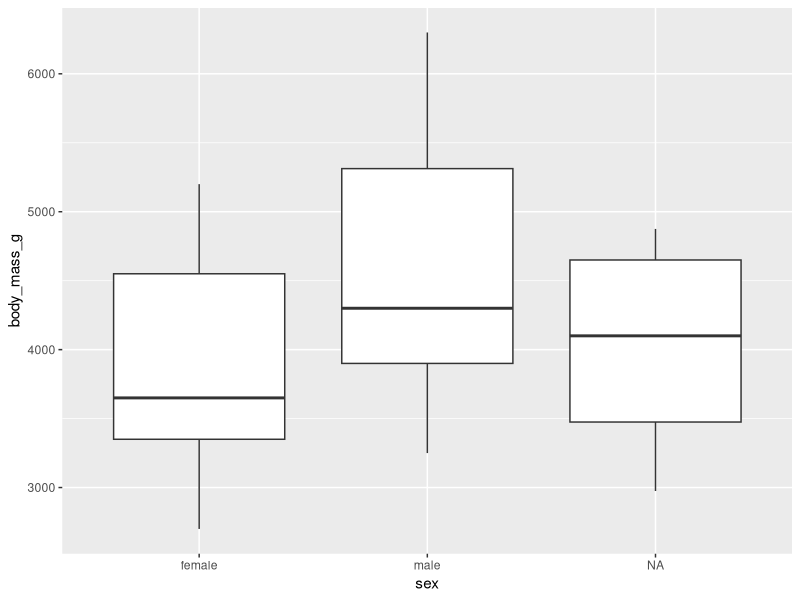
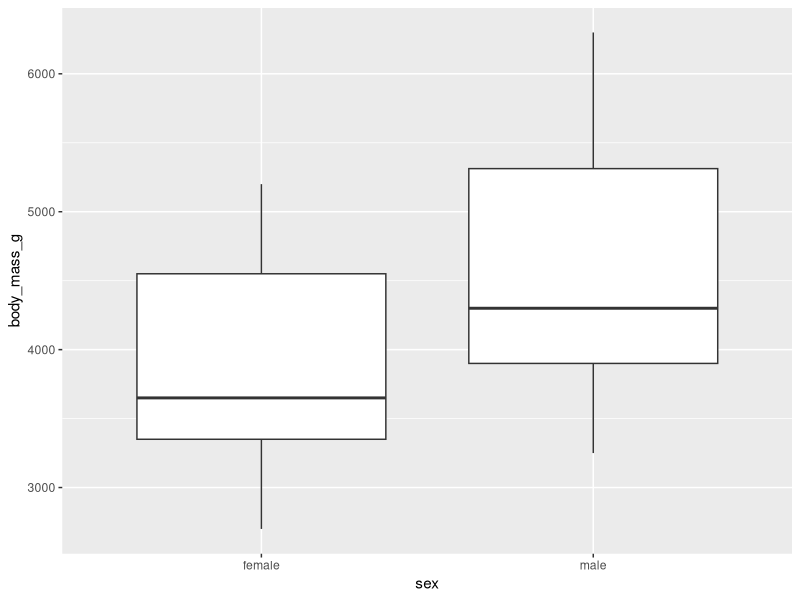
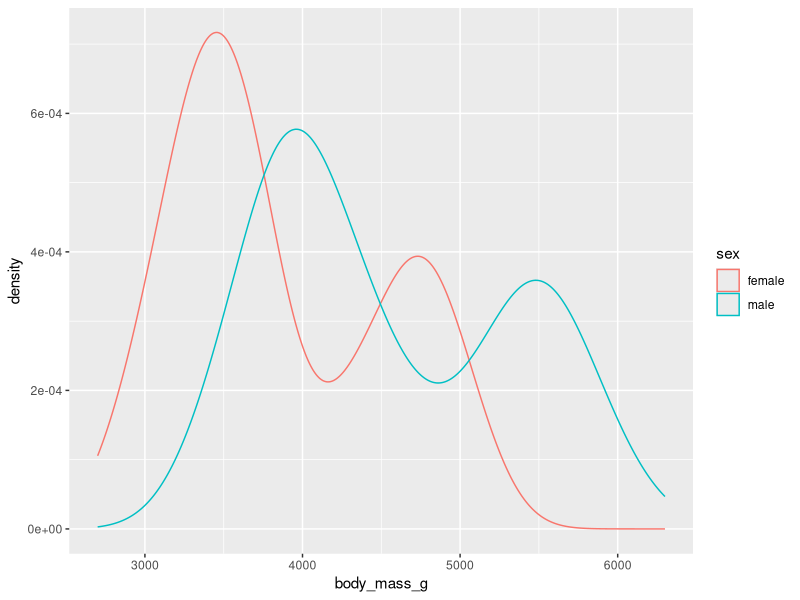
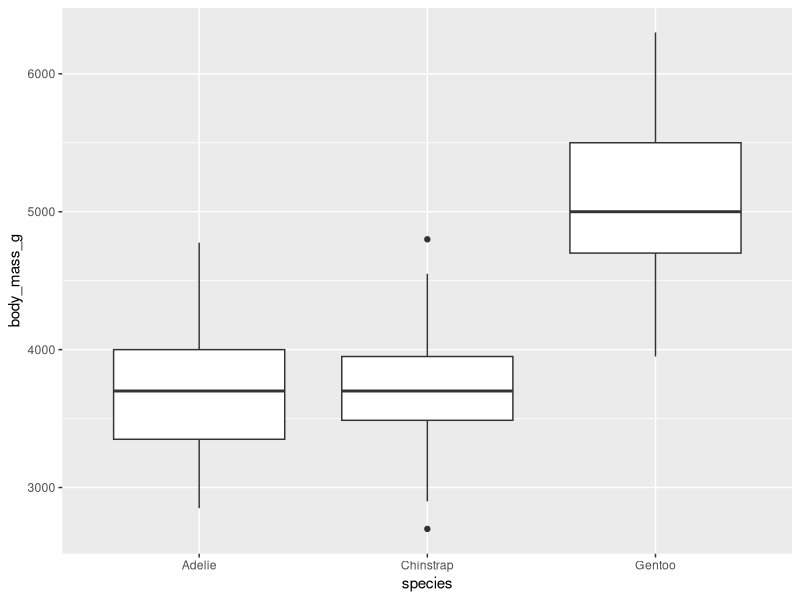
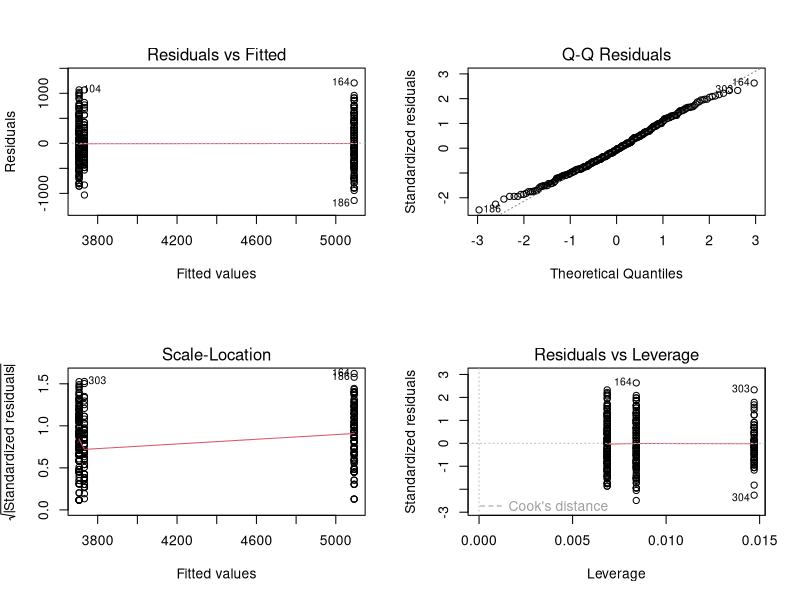

Write the R code that produced these figures, in order. (Note: this script raises an error after producing the figures.)
# Title: Intro do Stats in R (I)
# Date: 2026-11-19

install.packages("skimr")
# Libraries and data ------------------------------------------------------

library(tidyverse)
library(car) # car package holds the Anova function, used for Type II and III anovas
library(rstatix) # for shapiro test and tukey_hsd
library(skimr) #for quick descriptive metrics of a data set
library(palmerpenguins)

df<-penguins


# T-test ------------------------------------------------------------------

# lets compare how male and female penguins compare in body mass. Since we only have two factors for our independent variable and a continuous dependent variable, we can use a t-test.

#Let's take a look at our data

df |> 
  ggplot(aes(x=sex, y=body_mass_g))+
  geom_boxplot()

#It looks like we have some unassigned individuals, so let's remove them for this analysis.

df |> 
  filter(sex != '') |> 
  ggplot(aes(x=sex, y=body_mass_g))+
  geom_boxplot()

# It looks like there is a lot of overlap, but the median values are different. Let's proceed by checking if our data is normally distributed

df |> 
  filter(sex != '') |> 
  ggplot(aes(x=body_mass_g, color=sex))+
  geom_density()

df |> 
  filter(sex != '') |> 
  group_by(sex) |> 
  summarise(shapiro_test(body_mass_g))

#Because we have a bimodal distribution going on, so let's see if we have a large enough sample size to justify a t-test. For skewed data we can try applying a transformation (log10 (), sqrt(), etc.), but this usually does not work for biomdal data. However, the central limit theorem can still apply when the same size is large (n = 30-40).

df |> 
  group_by(sex) |> 
  summarise(n())

#It looks like we do, so we can proceed to looking at variance. Note that we should also compare our t-test results with a non-parametric test as well.
  
# Another test for unequal variance: Levene test, which is robust to departures from normality (F-test good for normal data and only two factors, Bartlett test for two or more factors but still normal data). We can test our model residuals by inputting the formula into the Levene test

df |> 
  levene_test((body_mass_g)~sex)

# Our data is not equal in variance (ugh!). But we are in luck, because we can use the Welch's t-test which is robust to unequal variance. This is also the default t-test for the t.test() function

t.test(data=df, body_mass_g~sex)

#Our p-value is highly significant! We can also see our means for each group do separate nicely. But recall we have a bimodal distribution so we need to dig further into the data and see what underlying factors could be at work


# Anova -------------------------------------------------------------------

#Let's look at our body mass again, but this time let's compare species
#first step is to visualize the data

df |>  
  ggplot(aes(x=species, y=body_mass_g))+
  geom_boxplot()

# Here we can see that body mass is different between species. To test how body mass responds across the three different species, we can use an anova.

#Again, let's look at the number of observations within each variable to ensure our design is balanced. An alternative way to do this is using the package skimr, which includes some additional descriptive data

skim(df)

#Otion I: using the lm() function

model<- lm(data = na.omit(df), body_mass_g~species)

#now pass the model into the anova() function to generate an anova table

anova(model)

#Option II: use the aov() function, which generates a Type I anova

model<- aov(data = na.omit(df), body_mass_g~species)

# now pass the model into the summary() function to generate an anova table
summary(model)

# note that the anova table does not tell use which species are significantly different from each other, only that species are significantly different.

# We can use a post-hoc test to compare each species interaction and see which ones are significantly different from another.

test<-data.frame(tukey_hsd(model))

#Checking model residuals to ensure no deviance from normality

shapiro.test(residuals(model))

par(mfrow = c(2, 2))
plot(model)
par(mfrow = c(1, 1))

#car::qqPlot includes confidence interval for assess outliers, which is an nice additional feature to the above qqplot.

qqPlot(model)

#Lets check if the variance in male and female body masses are equal or not.

df |> 
  levene_test(body_mass_g~species)

# Here we do  have a significant p-value, so this suggests our residual variance is outside acceptable margins. Since we have some outliers and differences in sample sizes, we should address these issues before interpreting our results too closely.


# Anova with two independent variables-------------------------------------------------------------------

#Let's look at our body mass again, but this time let's include species as a second variable.

#first step is to visualize the data

df |> 
  filter(sex != '') |> 
  ggplot(aes(x=sex, y=body_mass_g))+
  geom_boxplot()+
  facet_wrap(~species)

# Here we can see that sex does appear to impact body mass, but species can also. To test how body mass responds to sex across different species, we can use an anova.

#Again, let's look at the number of observations within each variable to ensure our design is balanced.An alternative way to do this is using the package skimr, which includes some additional descriptive data

skim(df)

#Otion I: using the lm() function

model2<- lm(data = na.omit(df), body_mass_g~sex*species)

#now pass the model into the anova() function to generate an anova table

anova(model2)

#Option II: use the aov() function, which generates a Type I anova

model2<- aov(data = na.omit(df), body_mass_g~sex*species)

# now pass the model into the summary() function to generate an anova table
summary(model2)

# note that the anova table does not tell use which species are significantly different from each other, only that species are significantly different.

# We can use a post-hoc test to compare each species interaction and see which ones are significantly different from another.

test2<-data.frame(tukey_hsd(model2))

#Checking model residuals to ensure no deviance from normality

shapiro.test(residuals(model2))

par(mfrow = c(2, 2))
plot(model2)
par(mfrow = c(1, 1))

#car::qqPlot includes confidence interval for assess outliers, which is an nice additional feature to the above qqplot.

qqPlot(model2)

#Lets check if the variance in male and female body masses are equal or not.

df |> 
  levene_test(body_mass_g~sex*species)

# Here we do not have a significant p-value, so this suggests our residual variance is within acceptable margins.


# Linear Regression -------------------------------------------------------

# Let's look at two continuous traits in our penguins, body mass and bill length, and see if body mass varies with respect to bill length. Comparison of two continuous traits is often done with a linear regression (provided you suspect a linear relationship).

# Let's look at the data

ggplot(na.omit(df), aes(x = bill_length_mm, y = body_mass_g)) +
  geom_point(alpha = 0.7, na.rm = TRUE) +
  geom_smooth(method = "lm", se = TRUE, na.rm = TRUE) +
  labs(
    x = "Bill Length (mm)",
    y = "Body Mass (g)",
    color = "Species"
  )

#there appears to be a linear trend of increasing body mass with increasing bill length

# We should also look at the count data and variances as we have before, but let's assume we did and there are not deviations from normality. To run a linear regression, we will use the lm() function again.

#first we will run an interaction effect between bill length and species, which assess the body mass response to bill length as independent for each species.

model_lm <- lm(body_mass_g ~ bill_length_mm, data = na.omit(df))
summary(model_lm)

# It looks like we do have a significant effect of bill length on body mass, and our adjusted R-squared value is about 0.35. We can interpret this to mean that about 35% of body mass change is explained by bill length. Looking at our estimates, it seems that each 1mm increase in bill length corresponds to about 86.8 g of body mass increase.
# However, not our residual error is rather high, so we should continue parsing out our data and consider what additional factors may be at work


# Regression analysis with an interaction term -----------------------------------------------------

# Let's look at the same two continuous traits in our penguins and see if they vary across species.

# Let's look at the data

ggplot(na.omit(df), aes(x = bill_length_mm, y = body_mass_g, color=species)) +
  geom_point(alpha = 0.7, na.rm = TRUE) +
  geom_smooth(method = "lm", se = TRUE, na.rm = TRUE) +
  labs(
    x = "Bill Length (mm)",
    y = "Body Mass (g)",
    color = "Species"
  )

# Here we see that our linear trend remains but has a much better fit within each species than for all species combined.


#first we will run an interaction effect between bill length and species, which assess the body mass response to bill length as independent for each species.

mod_interaction <- lm(body_mass_g ~ bill_length_mm*species, data = na.omit(df))
summary(mod_interaction)

anova(mod_interaction)

#Next we can run an additive model that assumes body mass responds similarly across all species (i.e. the slopes of each regression line are the same) but still allows for the intercepts to differ.

mod_additive <- lm(body_mass_g ~ bill_length_mm + species, data = df)
summary(mod_additive)

# we can compare models to assess whether an additive effect or interaction effect is a better fit. If the p-value is less than 0.05, this indicates that an interaction effect is a better fit.

anova(mod_additive, mod_interaction)

#since the p-value is less than 0.05, we select the interaction model.

# Sometimes we may want to center our independent variable to account for real-world conditions. What this does is allow the intercept position to be moved from 0 (i.e. a bill length of 0.0 mm) to biologically-relevant x value.

# below we will make a new column of centered data for our bill length, and run the same linear regressions as above.

df_centered<-df |> 
  mutate(bill_length_mm_centered = bill_length_mm - mean(bill_length_mm, na.rm = TRUE))

mod_interaction <- lm(body_mass_g ~ bill_length_mm_centered * species, data = df_centered)
summary(mod_interaction)

mod_additive <- lm(body_mass_g ~ bill_length_mm_centered + species, data = df_centered)
summary(mod_additive)

anova(mod_additive, mod_interaction)

# The results are the same as above for the model overall, but the effect of each species has become significant. 

#finally, we want to make sure our model's main effects (species and bill length) are significant, and for this we run our interaction model through and anova.

anova(mod_interaction)

#the above confirms we have significant main effects and a significant interaction.


# Non-normal data and parametric tests ------------------------------------

# the alternative to a t-test: Wilcoxon Rank Sum Test (or the Mann-Whitney Test)
# This is used as an alternative for a two-tailed t-test

wilcox.test(data= df, body_mass_g~sex)

# The alternative to an anova with a single independent variable: the Kruskal-Wallis test. Unfortunately this test cannot handle an interaction term.

kruskal.test(data = df, body_mass_g~species)
